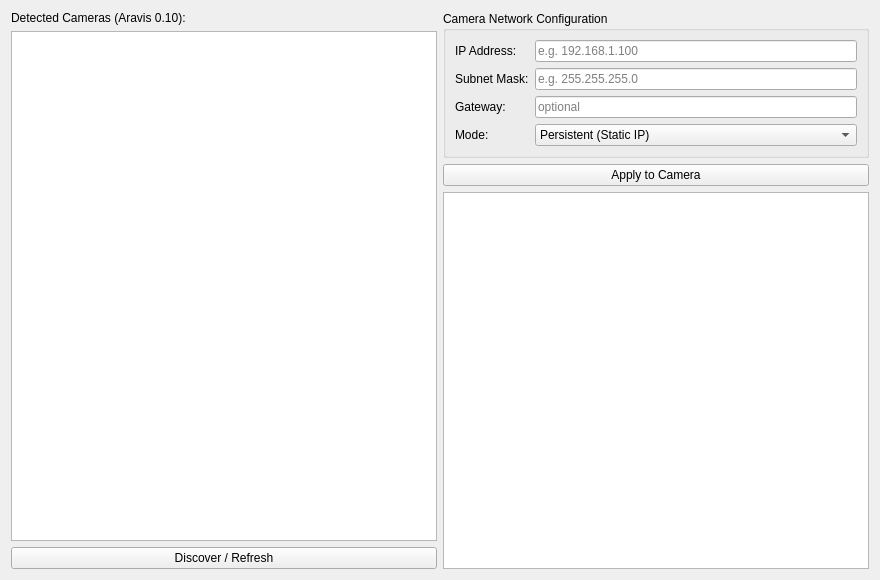
<?xml version="1.0" encoding="UTF-8"?>
<ui version="4.0">
 <class>CameraTab</class>
 <widget class="QWidget" name="CameraTab">
  <property name="geometry">
   <rect><x>0</x><y>0</y><width>880</width><height>580</height></rect>
  </property>
  <layout class="QHBoxLayout" name="mainLayout">
   <item>
    <layout class="QVBoxLayout" name="leftLayout">
     <item>
      <widget class="QLabel" name="cameraListLabel">
       <property name="text">
        <string>Detected Cameras (Aravis 0.10):</string>
       </property>
      </widget>
     </item>
     <item>
      <widget class="QListWidget" name="cameraList"/>
     </item>
     <item>
      <widget class="QPushButton" name="refreshBtn">
       <property name="text"><string>Discover / Refresh</string></property>
      </widget>
     </item>
    </layout>
   </item>
   <item>
    <layout class="QVBoxLayout" name="rightLayout">
     <item>
      <widget class="QGroupBox" name="configGroup">
       <property name="title"><string>Camera Network Configuration</string></property>
       <layout class="QFormLayout" name="formLayout">
        <item row="0" column="0">
         <widget class="QLabel" name="ipLabel">
          <property name="text"><string>IP Address:</string></property>
         </widget>
        </item>
        <item row="0" column="1">
         <widget class="QLineEdit" name="ipEdit">
          <property name="placeholderText"><string>e.g. 192.168.1.100</string></property>
         </widget>
        </item>
        <item row="1" column="0">
         <widget class="QLabel" name="maskLabel">
          <property name="text"><string>Subnet Mask:</string></property>
         </widget>
        </item>
        <item row="1" column="1">
         <widget class="QLineEdit" name="maskEdit">
          <property name="placeholderText"><string>e.g. 255.255.255.0</string></property>
         </widget>
        </item>
        <item row="2" column="0">
         <widget class="QLabel" name="gatewayLabel">
          <property name="text"><string>Gateway:</string></property>
         </widget>
        </item>
        <item row="2" column="1">
         <widget class="QLineEdit" name="gatewayEdit">
          <property name="placeholderText"><string>optional</string></property>
         </widget>
        </item>
        <item row="3" column="0">
         <widget class="QLabel" name="modeLabel">
          <property name="text"><string>Mode:</string></property>
         </widget>
        </item>
        <item row="3" column="1">
         <widget class="QComboBox" name="modeCombo">
          <item>
           <property name="text"><string>Persistent (Static IP)</string></property>
           <property name="userData"><string>PERSISTENT</string></property>
          </item>
          <item>
           <property name="text"><string>DHCP</string></property>
           <property name="userData"><string>DHCP</string></property>
          </item>
          <item>
           <property name="text"><string>LLA (Link-Local)</string></property>
           <property name="userData"><string>LLA</string></property>
          </item>
         </widget>
        </item>
       </layout>
      </widget>
     </item>
     <item>
      <widget class="QPushButton" name="applyBtn">
       <property name="text"><string>Apply to Camera</string></property>
      </widget>
     </item>
     <item>
      <widget class="QTextEdit" name="log">
       <property name="readOnly"><bool>true</bool></property>
      </widget>
     </item>
    </layout>
   </item>
  </layout>
 </widget>
 <resources/>
 <connections/>
</ui>
